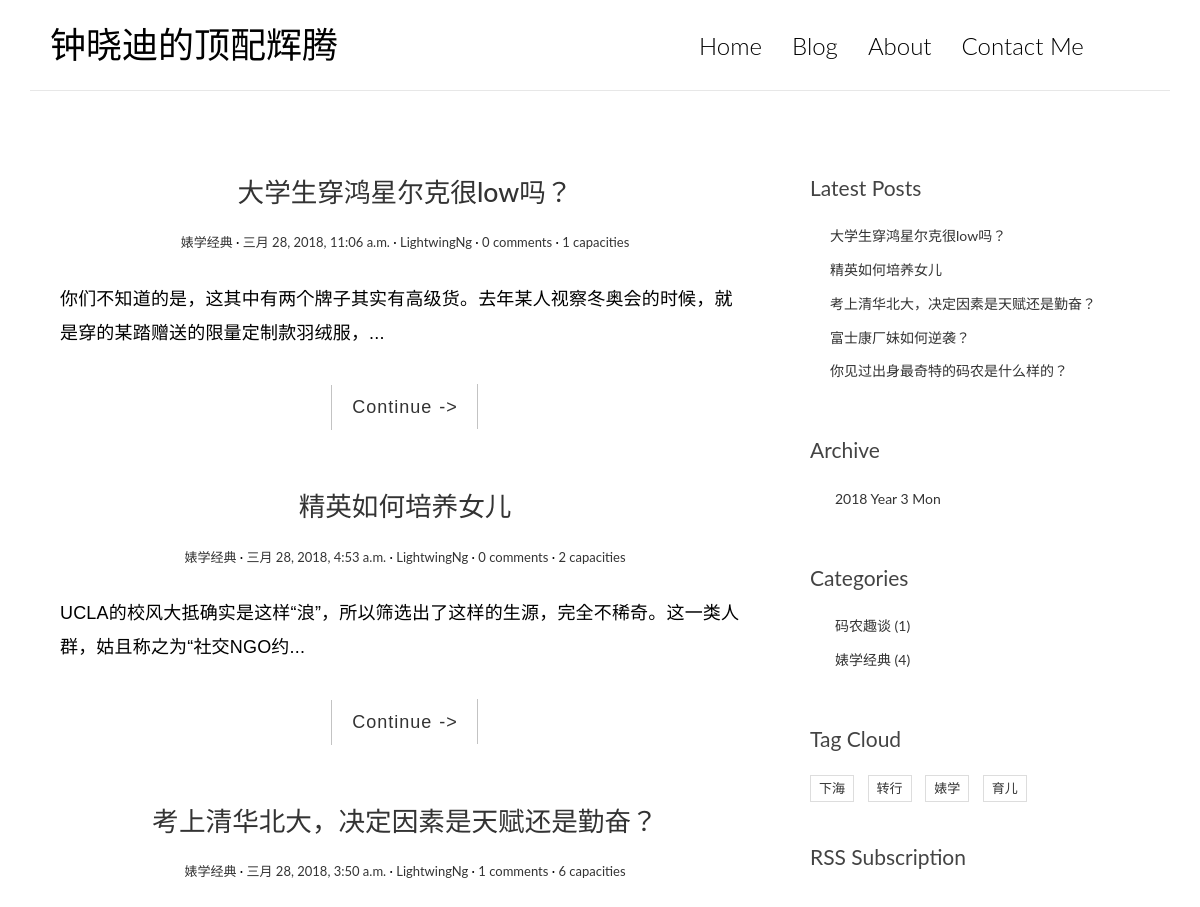
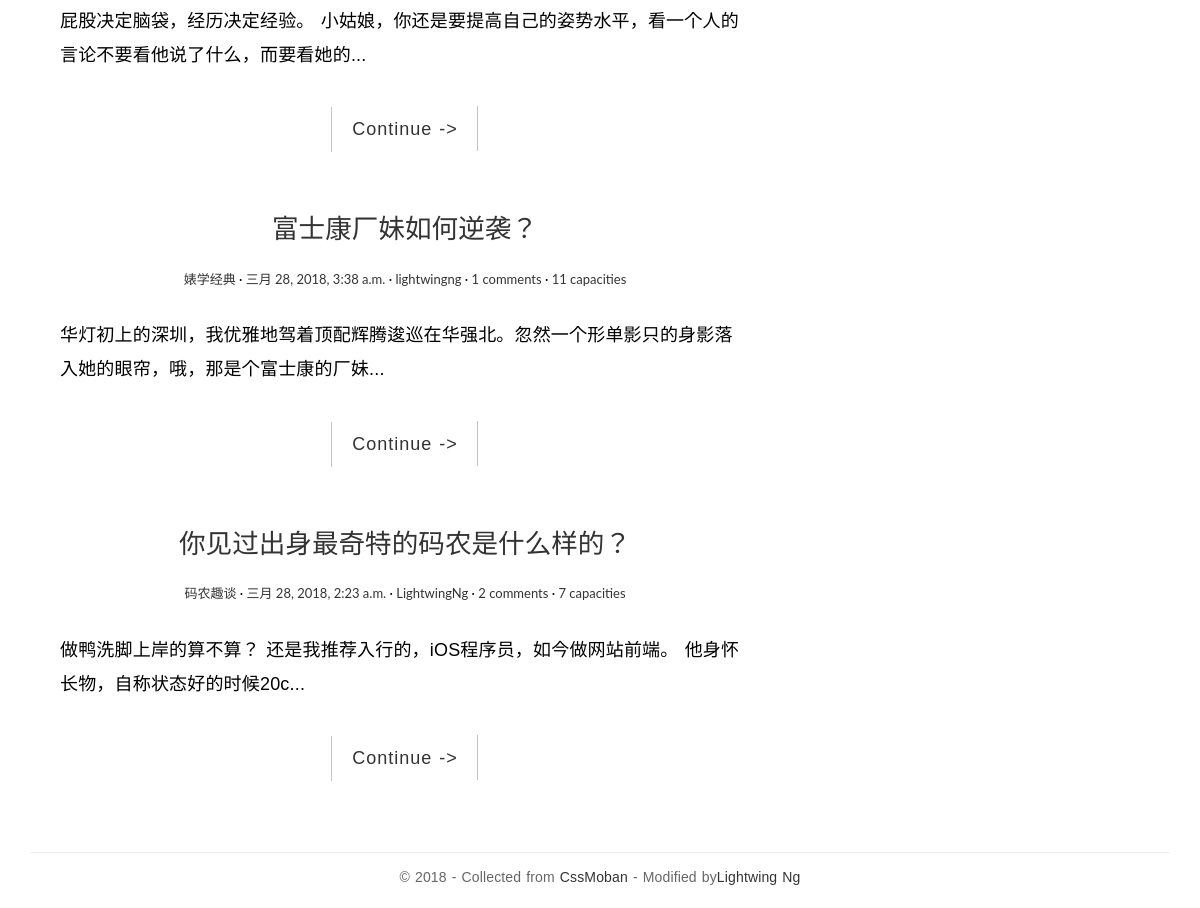
The page / on the database its author committed (2 pictures, top to bottom).
### blog/models.py (models this page shows, shortened)
@python_2_unicode_compatible
class Post(models.Model):
    title = models.CharField(max_length=70)
    body = models.TextField()
    created_time = models.DateTimeField()
    modified_time = models.DateTimeField()
    excerpt = models.CharField(max_length=200, blank=True)
    views = models.PositiveIntegerField(default=0)
    category = models.ForeignKey(Category)
    tags = models.ManyToManyField(Tag, blank=True)
    author = models.ForeignKey(User)
    def get_absolute_url(self):
        return reverse('blog:detail', kwargs={'pk': self.pk})
    class Meta:
        ordering = ['-created_time']

@python_2_unicode_compatible
class Category(models.Model):
    name = models.CharField(max_length=100)

@python_2_unicode_compatible
class Tag(models.Model):
    name = models.CharField(max_length=100)

### blog/views.py (the view, shortened to what this page needs)
# urls.py: url(r'^$', views.IndexView.as_view(), name='index'),
class IndexView(ListView):
    model = Post
    template_name = 'blog/index.html'
    context_object_name = 'post_list'
    paginate_by = 10
    def get_context_data(self, **kwargs):
        context = super(IndexView, self).get_context_data(**kwargs)
        paginator = context.get('paginator')
        page = context.get('page_obj')
        is_paginated = context.get('is_paginated')
        pagination_data = self.pagination_data(
            paginator,
            page,
            is_paginated
        )
        context.update(pagination_data)
        return context
    def pagination_data(self, paginator, page, is_paginated):
        if not is_paginated:
            return {}

### blog/templatetags/blog_tags.py (called while the page is built)
@register.simple_tag
def get_recent_posts(num=5):
    return Post.objects.all()[:num]

@register.simple_tag
def archives():
    return Post.objects.dates('created_time', 'month', order='DESC')

@register.simple_tag
def get_categories():
    return Category.objects.annotate(num_posts=Count('post')).filter(num_posts__gt=0)

@register.simple_tag
def get_tags():
    return Tag.objects.annotate(num_posts=Count('post')).filter(num_posts__gt=0)

### templates/blog/index.html (shortened to what this page needs)
{% extends 'base.html' %}
{% block main %}
    {% for post in post_list %}
        <article class="post post-{{ post.pk }}">
            <header class="entry-header">
                <h1 class="entry-title">
                    <a href="{{ post.get_absolute_url }}">{{ post.title }}</a>
                </h1>
                <div class="entry-meta">
                    <span class="post-category">
                        <a href="{% url 'blog:category' post.category.pk %}">{{ post.category.name }}</a></span>
                    <span class="post-date"><a href="#"><time class="entry-date"
                                                              datetime="{{ post.created_time }}">{{ post.created_time }}</time></a></span>
                    <span class="post-author"><a href="#">{{ post.author }}</a></span>
                    <span class="comments-link">
                        <a href="{{ post.get_absolute_url }}#comment-area">{{ post.comment_set.count }} comments</a></span>
                    <span class="views-count"><a href="{{ post.get_absolute_url }}">{{ post.views }} capacities</a></span>
                </div>
            </header>
            <div class="entry-content clearfix">
                <p>{{ post.excerpt }}...</p>
                <div class="read-more cl-effect-14">
                    <a href="{{ post.get_absolute_url }}" class="more-link">Continue <span class="meta-nav">-></span></a>
                </div>
            </div>
        </article>
    {% empty %}
        <div class="no-post">No new articles</div>
    {% endfor %}
{% endblock main %}

### templates/base.html (shortened to what this page needs)
{% load staticfiles %}
{% load blog_tags %}
<!DOCTYPE html>
<html lang="en">
<head>
    <link rel="stylesheet" href="http://code.ionicframework.com/ionicons/2.0.1/css/ionicons.min.css">
    <link rel="stylesheet" href="{% static 'blog/css/bootstrap.min.css' %}">
    <link rel="stylesheet" href="{% static 'blog/css/pace.css' %}">
    <link rel="stylesheet" href="{% static 'blog/css/custom.css' %}">
    <link rel="stylesheet" href="{% static 'blog/css/highlights/github.css' %}">
</head>
<body>
<div class="container">
    <header id="site-header">
        <div class="row">
            <div class="col-md-4 col-sm-5 col-xs-8">
                <div class="logo">
                    <h1><a href="{% url 'blog:index' %}"><b>钟晓迪</b>的顶配辉腾</a></h1>
                </div>
            </div>
            <div class="col-md-8 col-sm-7 col-xs-4">
                <nav class="main-nav" role="navigation">
                    <div class="collapse navbar-collapse" id="bs-example-navbar-collapse-1">
                        <ul class="nav navbar-nav navbar-right">
                            <li class="cl-effect-11"><a href="{% url 'blog:index' %}" data-hover="Home">Home</a></li>
                            <li class="cl-effect-11"><a href="#" data-hover="Blog">Blog</a></li>
                            <li class="cl-effect-11"><a href="#" data-hover="About">About</a></li>
                            <li class="cl-effect-11"><a href="#" data-hover="Contact Me">Contact Me</a></li>
                        </ul>
                    </div>
                </nav>
            </div>
        </div>
    </header>
</div>
<div class="content-body">
    <div class="container">
        <div class="row">
            <main class="col-md-8">
                {% block main %}
                {% endblock main %}
            </main>
            <aside class="col-md-4">
                <div class="widget widget-recent-posts">
                    <h3 class="widget-title">Latest Posts</h3>
                    {% get_recent_posts as recent_post_list %}
                    <ul>
                        {% for post in recent_post_list %}
                            <li>
                                <a href="{{ post.get_absolute_url }}">{{ post.title }}</a>
                            </li>
                        {% empty %}
                            No Aritcles Available
                        {% endfor %}
                    </ul>
                </div>
                <div class="widget widget-archives">
                    <h3 class="widget-title">Archive</h3>
                    {% archives as date_list %}
                    <ul>
                        {% for date in date_list %}
                            <li>
                                <a href="{% url 'blog:archives' date.year date.month %}">{{ date.year }}
                                    Year {{ date.month }} Mon</a>
                            </li>
                        {% empty %}
                            No Archives Available
                        {% endfor %}
                    </ul>
                </div>
                <div class="widget widget-category">
                    <h3 class="widget-title">Categories</h3>
                    {% get_categories as category_list %}
                    <ul>
                        {% for category in category_list %}
                            <li>
                                <a href="{% url 'blog:category' category.pk %}">{{ category.name }} <span
                                        class="post-count">({{ category.num_posts }})</span></a>
                            </li>
                        {% empty %}
                            No Categories!
                        {% endfor %}
                    </ul>
                </div>
                <div class="widget widget-tag-cloud">
                    <h3 class="widget-title">Tag Cloud</h3>
                    {% get_tags as tag_list %}
                    <ul>
                        {% for tag in tag_list %}
                            <li>
                                <a href="{% url 'blog:tag' tag.pk %}">{{ tag.name }}</a>
                            </li>
                        {% empty %}
                            No Tags
                        {% endfor %}
                    </ul>
                </div>
                <div class="rss">
                    <a href="{% url 'rss' %}"> RSS Subscription</a>
                </div>
            </aside>
        </div>
    </div>
</div>
<footer id="site-footer">
    <div class="container">
        <div class="row">
            <div class="col-md-12">
                <p class="copyright">&copy 2018 - Collected from<a href="http://www.cssmoban.com/"
                                                        target="_blank" title="模板之家"> CssMoban</a>
                    - Modified by<a href="http://zmrenwu.com/" title="网页模板" target="_blank">Lightwing Ng</a>
                </p>
            </div>
        </div>
    </div>
</footer>
</body>
</html>

### blog/static/blog/css/custom.css (style rules this page uses)
* { outline: none; }
h1, h2, h3, h4, h5, h6 { margin-top: 0; }
b { font-weight: 400; }
a { color: #333; }
body { color: #444; font-family: 'Lato', sans-serif; }
p { font-family: 'CamingoCode', sans-serif; font-weight: 400; word-spacing: 1px; letter-spacing: 0.01em; }
#site-header { background-color: #FFF; padding: 25px 20px; margin-bottom: 40px; border-bottom: 1px solid #e7e7e7; }
.logo h1 a { color: #000; }
.logo h1 { margin: 0; font-family: 'Lato', sans-serif; font-weight: 300; }
.main-nav { margin-top: 11px; max-width: 95%; }
.main-nav a { color: #000000 !important; padding: 0 0 5px 0 !important; margin-right: 30px; font-family: 'Lato', sans-serif; font-weight: 300; font-size: 24px; }
.cl-effect-11 a { padding: 10px 0; color: #0972b4; text-shadow: none; }
.cl-effect-11 a::before { position: absolute; top: 0; left: 0; overflow: hidden; padding: 0 0 5px 0 !important; max-width: 0; border-bottom: 1px solid #000; color: #000; content: attr(data-hover); white-space: nowrap; -webkit-transition: max-width 0.5s; -moz-transition: max-width 0.5s; transition: max-width 0.5s; }
.content-body { padding-bottom: 4em; }
.post { background: #fff; padding: 30px 30px 0; }
.entry-title { text-align: center; font-size: 1.9em; margin-bottom: 20px; line-height: 1.6; padding: 10px 20px 0; }
.entry-meta { text-align: center; color: #DDDDDD; font-size: 13px; margin-bottom: 30px; }
.entry-content { font-size: 18px; line-height: 1.9; font-weight: 300; color: #000; }
.post-category::after, .post-date::after, .post-author::after, .comments-link::after { content: ' ·'; color: #000; }
.read-more { font-family: 'Ubuntu', sans-serif; font-weight: 400; word-spacing: 1px; letter-spacing: 0.01em; text-align: center; margin-top: 20px; }
.cl-effect-14 a { padding: 0 20px; height: 45px; line-height: 45px; position: relative; display: inline-block; margin: 15px 25px; letter-spacing: 1px; font-weight: 400; text-shadow: 0 0 1px rgba(255, 255, 255, 0.3); }
.cl-effect-14 a::before, .cl-effect-14 a::after { position: absolute; width: 45px; height: 1px; background: #C3C3C3; content: ''; -webkit-transition: all 0.3s; -moz-transition: all 0.3s; transition: all 0.3s; pointer-events: none; }
.cl-effect-14 a::before { top: 0; left: 0; -webkit-transform: rotate(90deg); -moz-transform: rotate(90deg); transform: rotate(90deg); -webkit-transform-origin: 0 0; -moz-transform-origin: 0 0; transform-origin: 0 0; }
.cl-effect-14 a::after { right: 0; bottom: 0; -webkit-transform: rotate(90deg); -moz-transform: rotate(90deg); transform: rotate(90deg); -webkit-transform-origin: 100% 0; -moz-transform-origin: 100% 0; transform-origin: 100% 0; }
.widget { background: #fff; padding: 30px 0 0; }
.widget-title { font-size: 1.5em; margin-bottom: 20px; line-height: 1.6; padding: 10px 0 0; font-weight: 400; }
.widget-recent-posts ul { padding: 0; margin: 0; padding-left: 20px; }
.widget-recent-posts ul li { list-style-type: none; position: relative; line-height: 170%; margin-bottom: 10px; }
.widget-recent-posts ul li::before { content: '\f3d3'; font-family: "Ionicons"; position: absolute; left: -17px; top: 3px; font-size: 16px; color: #000; }
.widget-archives ul { padding: 0; margin: 0; padding-left: 25px; }
.widget-archives ul li { list-style-type: none; position: relative; line-height: 170%; margin-bottom: 10px; }
.widget-archives ul li::before { content: '\f3f3'; font-family: "Ionicons"; position: absolute; left: -25px; top: 1px; font-size: 16px; color: #000; }
.widget-category ul { padding: 0; margin: 0; padding-left: 25px; }
.widget-category ul li { list-style-type: none; position: relative; line-height: 170%; margin-bottom: 10px; }
.widget-category ul li::before { content: '\f3fe'; font-family: "Ionicons"; position: absolute; left: -25px; top: 1px; font-size: 18px; color: #000; }
.widget-tag-cloud ul { padding: 0; margin: 0; margin-right: -10px; }
.widget-tag-cloud ul li { list-style-type: none; font-size: 13px; display: inline-block; margin-right: 10px; margin-bottom: 10px; padding: 3px 8px; border: 1px solid #ddd; }
.rss { font-size: 21px; margin-top: 30px; }
.rss a { color: #444; }
#site-footer { padding-top: 10px; padding: 0 0 1.5em 0; }
.copyright { text-align: center; padding-top: 1em; margin: 0; border-top: 1px solid #eee; color: #666; }

### rows shown on the page
Post: title "大学生穿鸿星尔克很low吗？", category.name "婊学经典", created_time "三月 28, 2018, 11:06 a.m.", author "LightwingNg", comment_set.count "0", views "1", excerpt "你们不知道的是，这其中有两个牌子其实有高级货。去年某人视察冬奥会的时候，就是穿的某踏赠送的限量定制款羽绒服，"
Post: title "精英如何培养女儿", category.name "婊学经典", created_time "三月 28, 2018, 4:53 a.m.", author "LightwingNg", comment_set.count "0", views "2", excerpt "UCLA的校风大抵确实是这样“浪”，所以筛选出了这样的生源，完全不稀奇。这一类人群，姑且称之为“社交NGO约"
Post: title "考上清华北大，决定因素是天赋还是勤奋？", category.name "婊学经典", created_time "三月 28, 2018, 3:50 a.m.", author "LightwingNg", comment_set.count "1", views "6", excerpt "屁股决定脑袋，经历决定经验。 小姑娘，你还是要提高自己的姿势水平，看一个人的言论不要看他说了什么，而要看她的"
Post: title "富士康厂妹如何逆袭？", category.name "婊学经典", created_time "三月 28, 2018, 3:38 a.m.", author "lightwingng", comment_set.count "1", views "11", excerpt "华灯初上的深圳，我优雅地驾着顶配辉腾逡巡在华强北。忽然一个形单影只的身影落入她的眼帘，哦，那是个富士康的厂妹"
Post: title "你见过出身最奇特的码农是什么样的？", category.name "码农趣谈", created_time "三月 28, 2018, 2:23 a.m.", author "LightwingNg", comment_set.count "2", views "7", excerpt "做鸭洗脚上岸的算不算？ 还是我推荐入行的，iOS程序员，如今做网站前端。 他身怀长物，自称状态好的时候20c"
Category: name "码农趣谈", num_posts "1"
Category: name "婊学经典", num_posts "4"
Tag: name "下海"
Tag: name "转行"
Tag: name "婊学"
Tag: name "育儿"

### other values the page prints
{{ date.year }} "2018"
{{ date.month }} "3"
